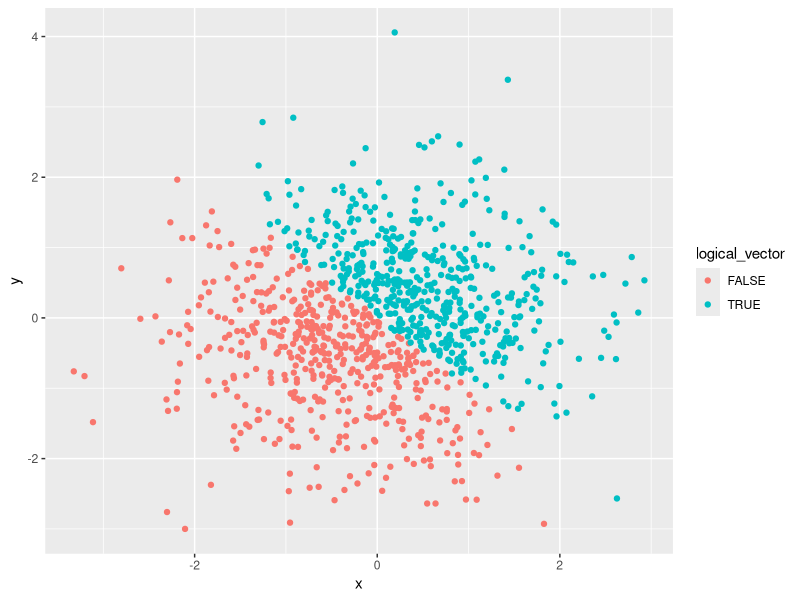
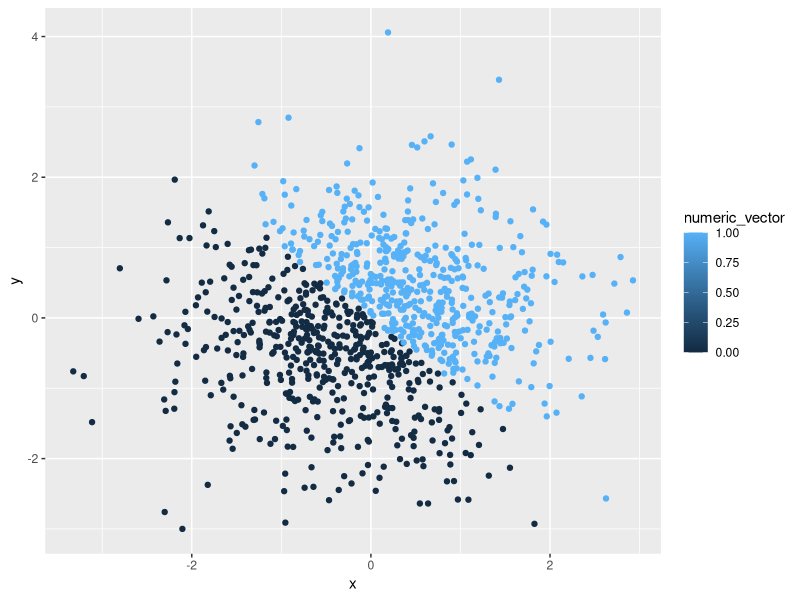
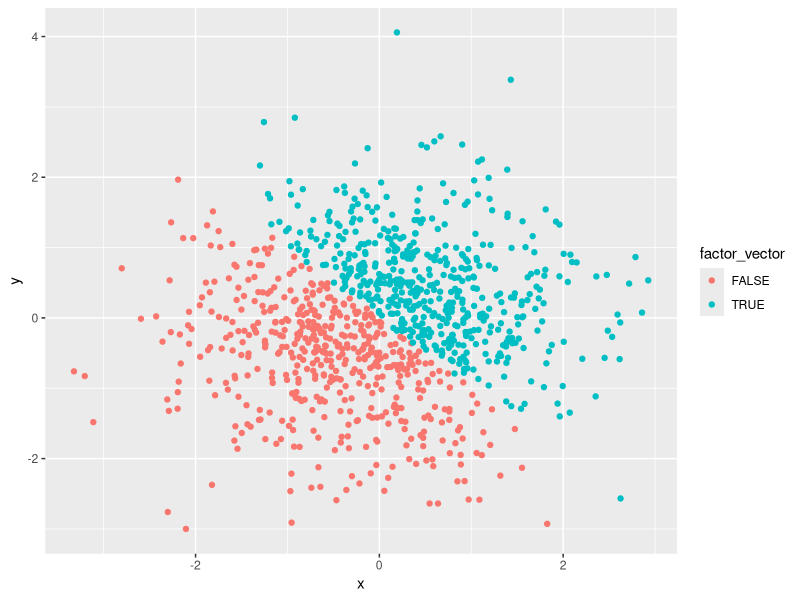
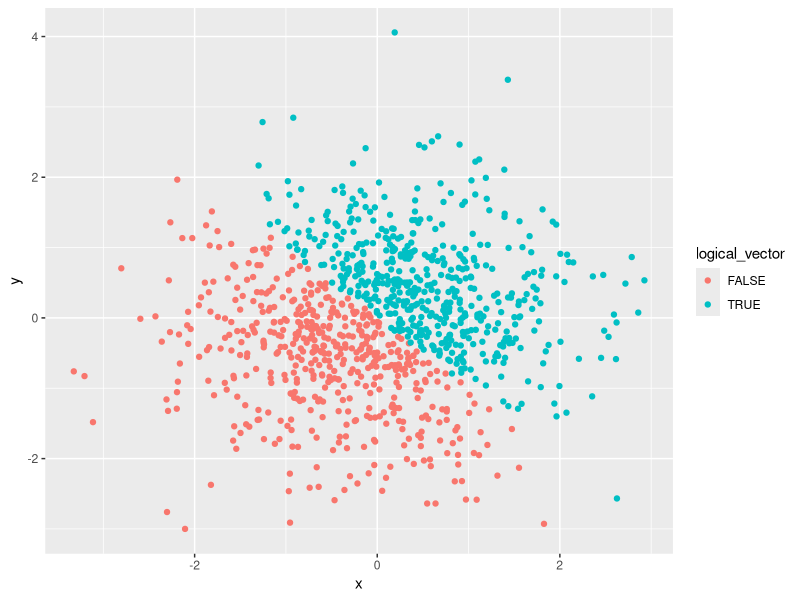

Generate these figures, in order, with R:
## ---- chunk 1
# Load the package tidyverse
library(tidyverse)

# change the system warning from Chinese to English
Sys.setenv(LANG = "en")  
## ---- chunk 2
# Set seed to ensure reproducibility
set.seed(123)  

# Create a data frame of 4 variables
p1_df = tibble(
  unif_samp = runif(10, min = 0, max = 5),
  vec_logical = unif_samp >= 2, 
  vec_char = c("I", "am", "glad", "to", "be", "here", "Wishing", "you", "happiness", "always"),
  vec_factor = factor(c("male", "male", "female", "female", "male", "female", "female", "male", "female", "female"))
)

## ---- chunk 3
as.numeric(p1_df$vec_logical)
as.numeric(p1_df$vec_char)
as.numeric(p1_df$vec_factor)

## ---- chunk 4
# Convert the character variable to facter, then to numeric
as.numeric(factor(p1_df$vec_char))   

# Convert the factor variable to character, then to numeric
as.numeric(as.character(p1_df$vec_factor))
                         

## ---- chunk 5
# Set seed to ensure reproducibility
set.seed(111)  

# Create a data frame of 5 variables
p2_df = tibble(
  x = rnorm(1000, mean = 0, sd = 1),
  y = rnorm(1000, mean = 0, sd = 1),
  logical_vector = x + y > 0, 
  numeric_vector = as.numeric(logical_vector),
  factor_vector = as.factor(logical_vector)
)
## ---- chunk 6
ggplot(p2_df, aes(x = x, y = y, color = logical_vector)) + geom_point()

# Export my first scatterplot to my project directory
ggsave("./scatter_logical.pdf")
## ---- chunk 7
ggplot(p2_df, aes(x = x, y = y, color = numeric_vector)) + geom_point()
## ---- chunk 8
ggplot(p2_df, aes(x = x, y = y, color = factor_vector)) + geom_point()
